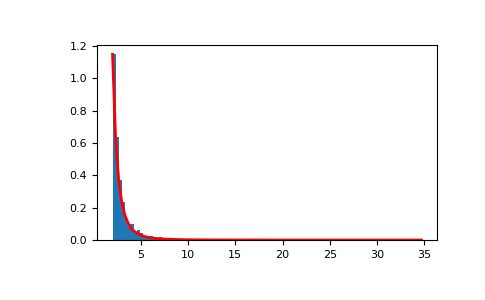

Reproduce this figure in Python.
# Draw samples from the distribution:

a, m = 3., 2.  # shape and mode
s = (np.random.pareto(a, 1000) + 1) * m

# Display the histogram of the samples, along with the probability
# density function:

import matplotlib.pyplot as plt
count, bins, _ = plt.hist(s, 100, normed=True)
fit = a*m**a / bins**(a+1)
plt.plot(bins, max(count)*fit/max(fit), linewidth=2, color='r')
plt.show()
